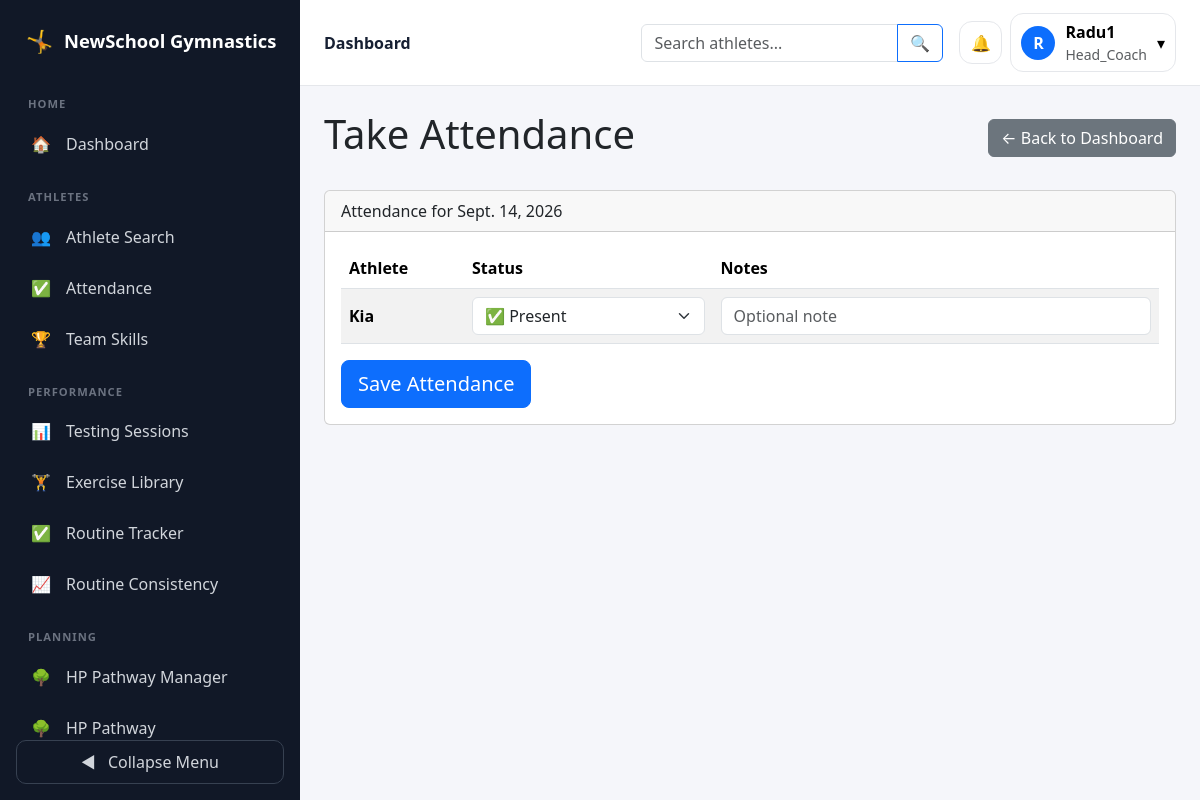
The app's page /coaches/attendance/ (signed in) with its own data.
### accounts/models.py (models this page shows, shortened)
class User(AbstractUser):
    ROLE_CHOICES = [
        ('admin', 'Platform Admin'),
        ('director', 'Gym Director'),
        ('head_coach', 'Head Coach'),
        ('coach', 'Coach'),
        ('athlete', 'Athlete'),
        ('parent', 'Parent'),
    ]
    role = models.CharField(
        max_length=20,
        choices=ROLE_CHOICES
    )

### coaches/views.py (the view, shortened to what this page needs)
# urls.py: path('attendance/', take_attendance, name='take_attendance'),
@login_required
def take_attendance(request):
    if request.user.role not in ['coach', 'head_coach']:
        return render(request, 'coaches/not_allowed.html', {
            'role': request.user.role,
            'username': request.user.username,
        })
    today = timezone.now().date()
    assignments = get_coach_assignments(request.user)
    athletes = [assignment.athlete for assignment in assignments]
    existing_records = AttendanceRecord.objects.filter(
        athlete__in=athletes,
        attendance_date=today
    )
    attendance_map = {
        record.athlete_id: record
        for record in existing_records
    }
    athlete_attendance = []
    for athlete in athletes:
        athlete_attendance.append({
            'athlete': athlete,
            'record': attendance_map.get(athlete.id),
        })
    return render(request, 'coaches/take_attendance.html', {
        'today': today,
        'athlete_attendance': athlete_attendance,
    })

### coaches/views.py (called while the page is built)
def get_coach_assignments(user):
    if user.role == 'head_coach':
        return CoachAthleteAssignment.objects.select_related('athlete', 'coach')
    return CoachAthleteAssignment.objects.filter(
        coach=user
    ).select_related('athlete', 'coach')

### communications/models.py (called while the page is built)
    def unread_count(self):
        messages = self.conversation.messages.exclude(
            sender=self.user
        )
        if self.last_read_at:
            messages = messages.filter(
                created_at__gt=self.last_read_at
            )
        return messages.count()

### coaches/templates/coaches/take_attendance.html (shortened to what this page needs)
{% extends "base.html" %}
{% block content %}
<div class="d-flex justify-content-between align-items-center mb-4">
    <h1>Take Attendance</h1>
    <a href="{% url 'coach_dashboard' %}" class="btn btn-secondary">
        ← Back to Dashboard
    </a>
</div>
<div class="card">
    <div class="card-header">
        Attendance for {{ today }}
    </div>
    <div class="card-body">
        {% if athlete_attendance %}
            <form method="POST">
                <div class="table-responsive">
                    <table class="table table-striped align-middle">
                        <thead>
                            <tr>
                                <th>Athlete</th>
                                <th>Status</th>
                                <th>Notes</th>
                            </tr>
                        </thead>
                        <tbody>
                            {% for item in athlete_attendance %}
                            <tr>
                                <td>
                                    <strong>{{ item.athlete.username }}</strong>
                                </td>
                                <td>
                                    <select
                                        name="status_{{ item.athlete.id }}"
                                        class="form-select"
                                        required
                                    >
                                        <option value="present"
                                            {% if item.record.status == "present" or not item.record %}
                                                selected
                                            {% endif %}
                                        >
                                            ✅ Present
                                        </option>
                                    </select>
                                </td>
                                <td>
                                    <input
                                        type="text"
                                        name="notes_{{ item.athlete.id }}"
                                        class="form-control"
                                        value="{% if item.record %}{{ item.record.notes }}{% endif %}"
                                        placeholder="Optional note"
                                    >
                                </td>
                            </tr>
                            {% endfor %}
                        </tbody>
                    </table>
                </div>
                <button type="submit" class="btn btn-primary btn-lg">
                    Save Attendance
                </button>
            </form>
        {% else %}
            <p class="mb-0">No athletes available for attendance.</p>
        {% endif %}
    </div>
</div>
{% endblock %}

### templates/base.html (shortened to what this page needs)
<!DOCTYPE html>
<html lang="en">
<head>
    <link
        href="https://cdn.jsdelivr.net/npm/bootstrap@5.3.3/dist/css/bootstrap.min.css"
        rel="stylesheet"
    >
</head>
<body>
<div class="d-flex app-shell">
    {% if user.is_authenticated %}
        <nav class="sidebar" id="sidebar">
            <div class="sidebar-brand">
                <span class="sidebar-brand-icon">🤸</span>
                <span class="brand-text">NewSchool Gymnastics</span>
            </div>
            <div class="sidebar-navigation">
                {% if user.role == 'director' %}
                    <div class="sidebar-section">Gym Management</div>
                    <a href="{% url 'director_dashboard' %}" class="sidebar-link">
                        <span class="sidebar-icon">🏢</span>
                        <span class="sidebar-label">Director Dashboard</span>
                    </a>
                    <a href="{% url 'people_management' %}" class="sidebar-link">
                        <span class="sidebar-icon">👥</span>
                        <span class="sidebar-label">Manage People</span>
                    </a>
                    <a href="{% url 'director_event_list' %}" class="sidebar-link">
                        <span class="sidebar-icon">📅</span>
                        <span class="sidebar-label">Gym Events</span>
                    </a>
                    <a href="{% url 'create_training_group' %}" class="sidebar-link">
                        <span class="sidebar-icon">🤸</span>
                        <span class="sidebar-label">Create Training Group</span>
                    </a>
                {% elif user.role == 'coach' or user.role == 'head_coach' %}
                    <div class="sidebar-section">Home</div>
                    <a href="{% url 'coach_dashboard' %}" class="sidebar-link">
                        <span class="sidebar-icon">🏠</span>
                        <span class="sidebar-label">Dashboard</span>
                    </a>
                    <div class="sidebar-section">Athletes</div>
                    <a href="{% url 'athlete_search' %}" class="sidebar-link">
                        <span class="sidebar-icon">👥</span>
                        <span class="sidebar-label">Athlete Search</span>
                    </a>
                    <a href="{% url 'take_attendance' %}" class="sidebar-link">
                        <span class="sidebar-icon">✅</span>
                        <span class="sidebar-label">Attendance</span>
                    </a>
                    <a href="{% url 'team_skills_dashboard' %}" class="sidebar-link">
                        <span class="sidebar-icon">🏆</span>
                        <span class="sidebar-label">Team Skills</span>
                    </a>
                    <div class="sidebar-section">Performance</div>
                    <a href="{% url 'testing_session_list' %}" class="sidebar-link">
                        <span class="sidebar-icon">📊</span>
                        <span class="sidebar-label">Testing Sessions</span>
                    </a>
                    <a href="{% url 'testing_exercise_list' %}" class="sidebar-link">
                        <span class="sidebar-icon">🏋️</span>
                        <span class="sidebar-label">Exercise Library</span>
                    </a>
                    <a href="{% url 'routine_tracker:daily_routine_tracker' %}" class="sidebar-link">
                        <span class="sidebar-icon">✅</span>
                        <span class="sidebar-label">Routine Tracker</span>
                    </a>
                    <a href="{% url 'routine_tracker:routine_consistency_summary' %}" class="sidebar-link">
                        <span class="sidebar-icon">📈</span>
                        <span class="sidebar-label">Routine Consistency</span>
                    </a>
                    <div class="sidebar-section">Planning</div>
                    {% if user.role == 'head_coach' %}
                        <a href="{% url 'pathway:pathway_manager' %}" class="sidebar-link">
                            <span class="sidebar-icon">🌳</span>
                            <span class="sidebar-label">HP Pathway Manager</span>
                        </a>
                    {% endif %}
                    <a href="{% url 'pathway:pathway_overview' %}" class="sidebar-link">
                        <span class="sidebar-icon">🌳</span>
                        <span class="sidebar-label">HP Pathway</span>
                    </a>
                {% endif %}
            </div>
            <button type="button" class="sidebar-toggle" id="sidebar-toggle">
                <span id="toggle-icon">◀</span>
                <span class="toggle-label ms-2">Collapse Menu</span>
            </button>
        </nav>
    {% endif %}
    <div class="main-area">
        <header class="topbar">
            <div class="d-flex justify-content-between align-items-center gap-3">
                <div class="d-flex align-items-center gap-3">
                    <div class="topbar-title">
                        {% block page_header %}Dashboard{% endblock %}
                    </div>
                </div>
                {% if user.is_authenticated %}
                    <div class="d-flex align-items-center gap-2 ms-auto">
                        {% if user.role == 'coach' or user.role == 'head_coach' %}
                            <form method="get" action="{% url 'athlete_search' %}" class="topbar-search me-2">
                                <div class="input-group">
                                    <input
                                        type="search"
                                        name="q"
                                        class="form-control"
                                        placeholder="Search athletes..."
                                    >
                                    <button class="btn btn-outline-primary" type="submit">🔍</button>
                                </div>
                            </form>
                        {% endif %}
                        <div class="dropdown">
                            <button
                                class="notification-button"
                                type="button"
                                data-bs-toggle="dropdown"
                                data-bs-auto-close="outside"
                            >
                                🔔
                            </button>
                        </div>
                        <div class="dropdown">
                            <button
                                class="user-menu-button"
                                type="button"
                                data-bs-toggle="dropdown"
                            >
                                <span class="user-avatar">
                                    {% if user.first_name %}{{ user.first_name|first }}{% else %}{{ user.username|first }}{% endif %}
                                </span>
                                <span class="user-menu-details text-start">
                                    <span class="d-block fw-semibold">
                                        {{ user.get_full_name|default:user.username }}
                                    </span>
                                    <span class="d-block small text-muted">{{ user.role|title }}</span>
                                </span>
                                <span>▾</span>
                            </button>
                        </div>
                    </div>
                {% endif %}
            </div>
        </header>
        <main class="main-content">
            {% block content %}{% endblock %}
        </main>
    </div>
</div>
</body>
</html>

### templates/base.html (style rules this page uses)
:root { --app-background: #f5f6fa; --sidebar-background: #111827; --sidebar-hover: #1f2937; --sidebar-border: #273244; --sidebar-text: #d1d5db; --sidebar-muted: #6b7280; --topbar-border: #e5e7eb; --primary-soft: #eef4ff; }
body { min-height: 100vh; margin: 0; overflow-x: hidden; background: var(--app-background); }
.app-shell { min-height: 100vh; }
.sidebar { position: sticky; top: 0; width: 300px; height: 100vh; display: flex; flex-direction: column; flex-shrink: 0; overflow: hidden; padding: 16px; background: var(--sidebar-background); transition: width 0.25s ease; z-index: 1040; }
.sidebar-brand { display: flex; align-items: center; gap: 10px; min-height: 58px; padding: 10px 8px 18px; color: white; font-size: 1.15rem; font-weight: 800; white-space: nowrap; }
.sidebar-brand-icon { width: 30px; flex-shrink: 0; text-align: center; font-size: 1.35rem; }
.sidebar-navigation { flex-grow: 1; overflow-x: hidden; overflow-y: auto; padding-bottom: 12px; scrollbar-width: none; -ms-overflow-style: none; }
.sidebar-section { margin: 22px 12px 8px; color: var(--sidebar-muted); font-size: 0.7rem; font-weight: 800; letter-spacing: 0.09em; text-transform: uppercase; white-space: nowrap; }
.sidebar-link { position: relative; display: flex; align-items: center; gap: 12px; width: 100%; margin-bottom: 5px; padding: 11px 12px; border: 0; border-radius: 10px; background: transparent; color: var(--sidebar-text); text-align: left; text-decoration: none; white-space: nowrap; }
.sidebar-icon { position: relative; width: 26px; min-width: 26px; flex-shrink: 0; text-align: center; }
.sidebar-toggle { width: 100%; padding: 9px 12px; border: 1px solid #374151; border-radius: 10px; background: transparent; color: var(--sidebar-text); }
.main-area { min-width: 0; flex-grow: 1; }
.topbar { position: sticky; top: 0; z-index: 1020; min-height: 72px; padding: 13px 24px; border-bottom: 1px solid var(--topbar-border); background: rgba(255, 255, 255, 0.96); backdrop-filter: blur(12px); }
.topbar-title { color: #172033; font-weight: 800; }
.topbar-search { width: min(420px, 100%); }
.main-content { padding: 24px; }
.notification-button { position: relative; width: 43px; height: 43px; display: inline-flex; align-items: center; justify-content: center; padding: 0; border: 1px solid #e5e7eb; border-radius: 13px; background: white; }
.user-menu-button { display: flex; align-items: center; gap: 10px; padding: 6px 10px; border: 1px solid #e5e7eb; border-radius: 13px; background: white; }
.user-avatar { width: 34px; height: 34px; display: inline-flex; align-items: center; justify-content: center; border-radius: 50%; background: #0d6efd; color: white; font-weight: 800; text-transform: uppercase; }

### records on screen
User: username|first "R", get_full_name "Radu1", role "Head_Coach"
User: athlete.username "Kia", id "✅ Present"
